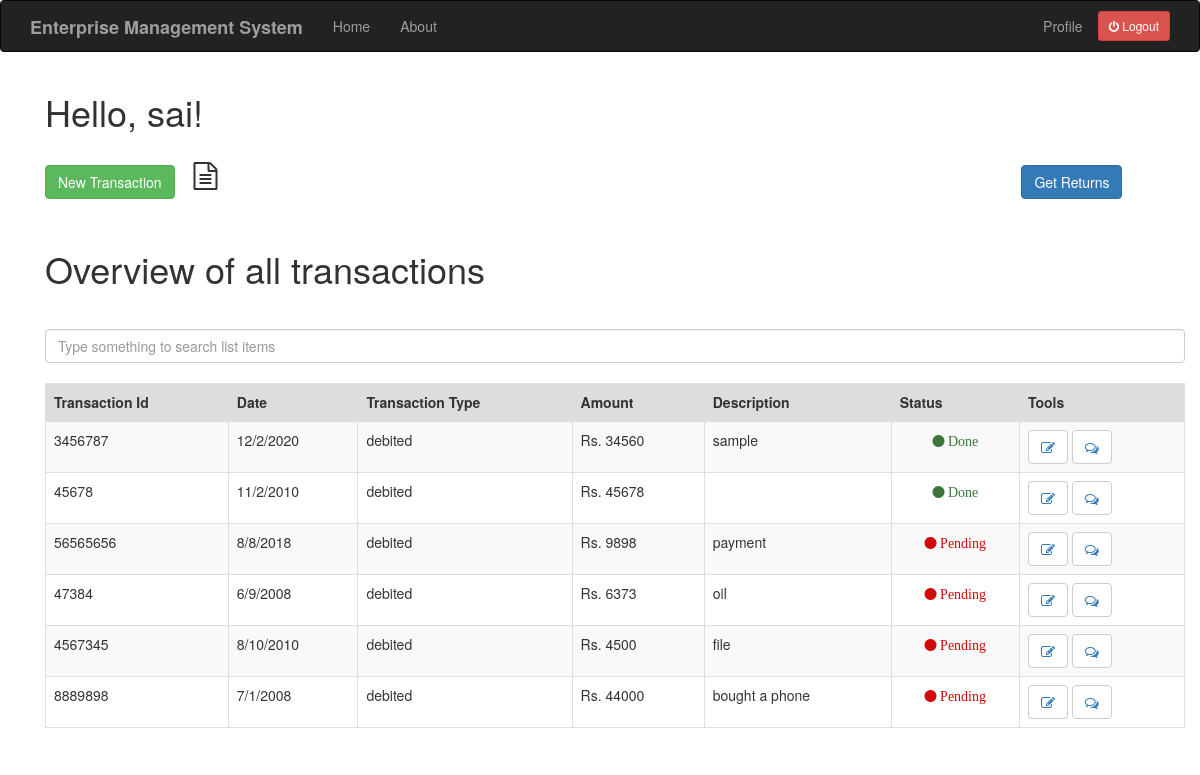
Before: /index (signed in) with the older database file.
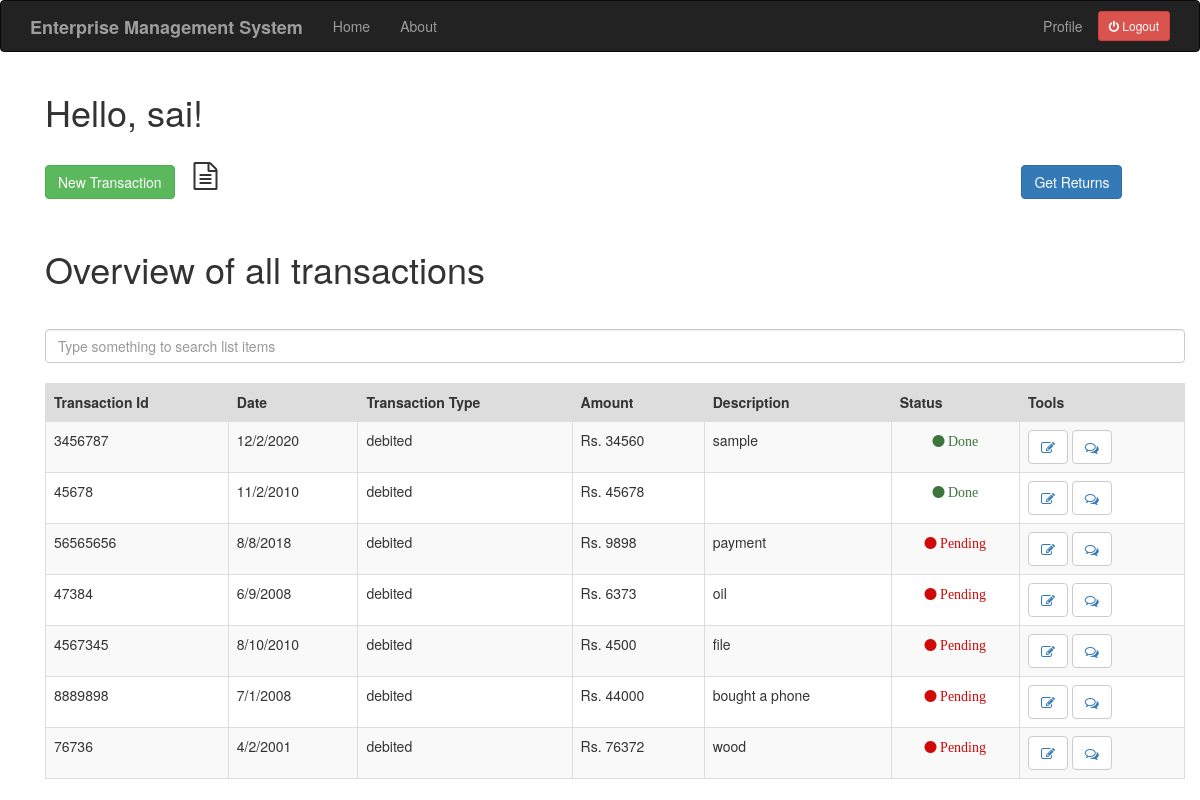
After: the same page with the newer database file.
### app/models.py (models this page shows, shortened)
class User(UserMixin,db.Model):
    id = db.Column(db.Integer,primary_key=True)
    username = db.Column(db.String(64), index=True,unique=True)
    email = db.Column(db.String(120),index=True,unique=True)
    password_hash = db.Column(db.String(128))
    job = db.Column(db.String(64))
    posts = db.relationship('Post',backref='author',lazy='dynamic')
    comment = db.relationship('Comment',backref='comment_by',lazy='dynamic')
    about_me = db.Column(db.String(140))
    last_seen = db.Column(db.DateTime, default=datetime.utcnow)

class Transaction(db.Model):
    id = db.Column(db.Integer,primary_key=True)
    tr_id = db.Column(db.Integer)
    date = db.Column(db.String(64))
    description = db.Column(db.String(140))
    tr_type = db.Column(db.String(64))
    amount = db.Column(db.Integer)
    valid = db.Column(db.Boolean, default=False)
    user_id = db.Column(db.Integer,db.ForeignKey('user.id'))
    comment = db.relationship('Comment',backref='comment_of',lazy='dynamic')
    document = db.relationship('Document',backref='document_of',lazy='dynamic')

### app/routes.py (the view)
@app.route('/index')
@login_required
def index():
    if current_user.job != 'Acc':
        transaction = Transaction.query.filter_by(user_id=current_user.id)
        return render_template("index.html", title='HomePage',transaction=transaction)
    else:
        return redirect(url_for('acc_index'))

### app/models.py (called while the page is built)
@login.user_loader
def load_user(id):
    return User.query.get(int(id))

### app/routes.py (called while the page is built)
@app.before_request
def before_request():
    if current_user.is_authenticated:
        current_user.last_seen = datetime.utcnow()
        db.session.commit()

### app/templates/index.html (shortened to what this page needs)
{% extends "base.html" %}
{% import 'bootstrap/wtf.html' as wtf %}
{% block app_content %}
<link rel="stylesheet" href="https://cdnjs.cloudflare.com/ajax/libs/font-awesome/4.7.0/css/font-awesome.min.css">
    <div class="container">
        <h1>Hello, {{ current_user.username }}!</h1>
        <br>
        <p> <a href="{{ url_for('add_transaction') }}" class="btn btn-success">New Transaction</a> <i class="fa fa-file-text-o fa-2x" aria-hidden="true" style="margin-left: 15px;"></i> <a href="{{ url_for('get_returns') }}" style="margin-left:800px;" class="btn btn-primary"> Get Returns </a> </p>
        <br>
        <h1>Overview of all transactions</h1>
        <br>
        <input class="form-control mb-4" id="tableSearch" type="text" placeholder="Type something to search list items">
        <br>
        <table class="table table-bordered table-striped" id="keywords">
            <thead>
                <tr style="background-color: #dddddd">
                    <th>Transaction Id</th>
                    <th>Date</th>
                    <th>Transaction Type</th>
                    <th>Amount</th>
                    <th>Description</th>
                    <th>Status</th>
                    <th>Tools</th>
                </tr>
            </thead>
            <tbody id="myTable">
            {% for po in transaction %}
                <tr>
                    <td>{{ po.tr_id }}</td>
                    <td>{{ po.date }}</td>
                    <td>{{ po.tr_type }}</td>
                    <td>Rs. {{ po.amount }}</td>
                    <td>{{ po.description }}</td>
                    <td>{% if po.valid == False %}
                      <p style="text-align: center;"><i class="fa fa-circle red" aria-hidden="true"> Pending</i></p>
                      {% else %}
                      <p style="text-align: center;"><i class="fa fa-circle green" aria-hidden="true"> Done</i></p>
                      {% endif %}
                    </td>
                    <td> <button type="button" class="btn btn-default"><a href="{{ url_for('edit_transaction', trans_id = po.id) }}"><i class="fa fa-pencil-square-o fa-1x" aria-hidden="true"></i></a></button>
                    <button type="button" class='btn btn-default'><a href="{{ url_for('add_comment', trans_id = po.id) }}"><i class="fa fa-comments-o fa-1x" aria-hidden="true"></i></a></button> </td>
                </tr>
            {% endfor %}
            </tbody>
        </table>
    </div>
{% endblock %}

### app/templates/base.html (shortened to what this page needs)
{% extends 'bootstrap/base.html' %}
{% block navbar %}
    <nav class="navbar navbar-inverse">
        <div class="container">
            <div class="navbar-header">
                <a class="navbar-brand"><b>Enterprise Management System</b></a>
            </div>
            <div class="collapse navbar-collapse" id="bs-example-navbar-collapse-1">
                <ul class="nav navbar-nav">
                    <li><a href="{{ url_for('home') }}">Home</a></li>
                    <li><a href="{{ url_for('about') }}">About</a></li>
                </ul>
                <ul class="nav navbar-nav navbar-right">
                    {% if current_user.is_anonymous %}
                    <li><a href="{{ url_for('login') }}">Login</a></li>
                    {% else %}
                    <li><a href="{{ url_for('user', username=current_user.username) }}">Profile</a></li>
                    <li><p style="margin-top: 10px;"><a href="{{ url_for('logout') }}" class="btn btn-sm btn-danger"><i class="fa fa-power-off" aria-hidden="true"></i> Logout</a></p></li>
                    {% endif %}
                </ul>
            </div>
        </div>
    </nav>
{% endblock %}
{% block content %}
    <div class="container">
        {% block app_content %}{% endblock %}
    </div>
{% endblock %}

### app/templates/index.html (style rules this page uses)
.red { color: #d00909; }
.green { color: #3c763d; }

Changed rows visible on the page:
added Transaction: tr_id "76736", date "4/2/2001", tr_type "debited", amount "76372", description "wood", valid "Pending"
